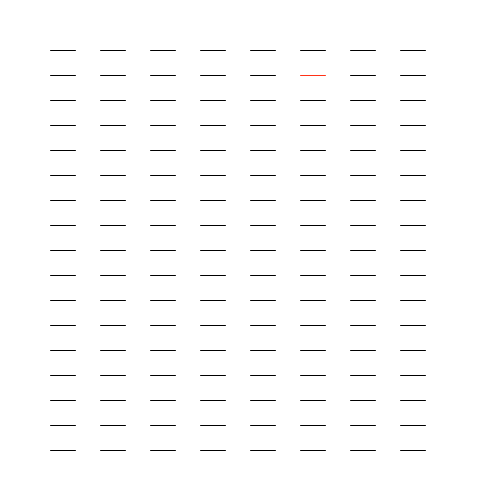
Frame 1 (no input)
Frame 60 (the mouse pressed at the canvas centre just before this capture): identical to frame 1, image omitted
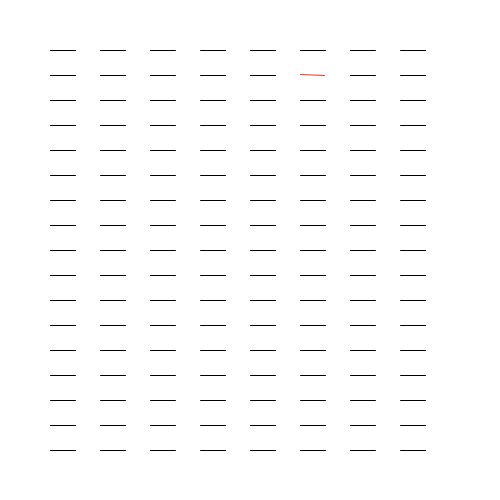
Frame 120 (the mouse held since frame 60 and released just before this capture)

The Processing sketch that drew these frames (run headless with seeded random() and noise(); from frame 60 on, the mouse is pressed at the canvas centre):

// Processing sketch: processing_119130
// ── processing_119130.pde

void setup() {
size(500,500);



}

void draw(){
background(255);
  
line(50,50,75,50);
line(100,50,125,50);
line(150,50,175,50);
line(200,50,225,50);
line(250,50,275,50);
line(300,50,325,50);
line(350,50,375,50);
line(400,50,425,50);

translate(0,25);
line(50,50,75,50);
line(100,50,125,50);
line(150,50,175,50);
line(200,50,225,50);
line(250,50,275,50);

line(350,50,375,50);
line(400,50,425,50);

translate(0,25);
line(50,50,75,50);
line(100,50,125,50);
line(150,50,175,50);
line(200,50,225,50);
line(250,50,275,50);
line(300,50,325,50);
line(350,50,375,50);
line(400,50,425,50);

translate(0,25);
line(50,50,75,50);
line(100,50,125,50);
line(150,50,175,50);
line(200,50,225,50);
line(250,50,275,50);
line(300,50,325,50);
line(350,50,375,50);
line(400,50,425,50);

translate(0,25);
line(50,50,75,50);
line(100,50,125,50);
line(150,50,175,50);
line(200,50,225,50);
line(250,50,275,50);
line(300,50,325,50);
line(350,50,375,50);
line(400,50,425,50);

translate(0,25);
line(50,50,75,50);
line(100,50,125,50);
line(150,50,175,50);
line(200,50,225,50);
line(250,50,275,50);
line(300,50,325,50);
line(350,50,375,50);
line(400,50,425,50);

translate(0,25);
line(50,50,75,50);
line(100,50,125,50);
line(150,50,175,50);
line(200,50,225,50);
line(250,50,275,50);
line(300,50,325,50);
line(350,50,375,50);
line(400,50,425,50);

translate(0,25);
line(50,50,75,50);
line(100,50,125,50);
line(150,50,175,50);
line(200,50,225,50);
line(250,50,275,50);
line(300,50,325,50);
line(350,50,375,50);
line(400,50,425,50);

translate(0,25);
line(50,50,75,50);
line(100,50,125,50);
line(150,50,175,50);
line(200,50,225,50);
line(250,50,275,50);
line(300,50,325,50);
line(350,50,375,50);
line(400,50,425,50);

translate(0,25);
line(50,50,75,50);
line(100,50,125,50);
line(150,50,175,50);
line(200,50,225,50);
line(250,50,275,50);
line(300,50,325,50);
line(350,50,375,50);
line(400,50,425,50);

translate(0,25);
line(50,50,75,50);
line(100,50,125,50);
line(150,50,175,50);
line(200,50,225,50);
line(250,50,275,50);
line(300,50,325,50);
line(350,50,375,50);
line(400,50,425,50);

translate(0,25);
line(50,50,75,50);
line(100,50,125,50);
line(150,50,175,50);
line(200,50,225,50);
line(250,50,275,50);
line(300,50,325,50);
line(350,50,375,50);
line(400,50,425,50);

translate(0,25);
line(50,50,75,50);
line(100,50,125,50);
line(150,50,175,50);
line(200,50,225,50);
line(250,50,275,50);
line(300,50,325,50);
line(350,50,375,50);
line(400,50,425,50);

translate(0,25);
line(50,50,75,50);
line(100,50,125,50);
line(150,50,175,50);
line(200,50,225,50);
line(250,50,275,50);
line(300,50,325,50);
line(350,50,375,50);
line(400,50,425,50);

translate(0,25);
line(50,50,75,50);
line(100,50,125,50);
line(150,50,175,50);
line(200,50,225,50);
line(250,50,275,50);
line(300,50,325,50);
line(350,50,375,50);
line(400,50,425,50);

translate(0,25);
line(50,50,75,50);
line(100,50,125,50);
line(150,50,175,50);
line(200,50,225,50);
line(250,50,275,50);
line(300,50,325,50);
line(350,50,375,50);
line(400,50,425,50);

translate(0,25);
line(50,50,75,50);
line(100,50,125,50);
line(150,50,175,50);
line(200,50,225,50);
line(250,50,275,50);
line(300,50,325,50);
line(350,50,375,50);
line(400,50,425,50);
resetMatrix();

pushMatrix();
translate(312.5,75);
stroke(255,50,23);
float Drehung = map(mouseX,0,width,0.0,PI*2);
rotate(Drehung);
line(-12.5,0,12.5,0);
stroke(0);
popMatrix();


}
